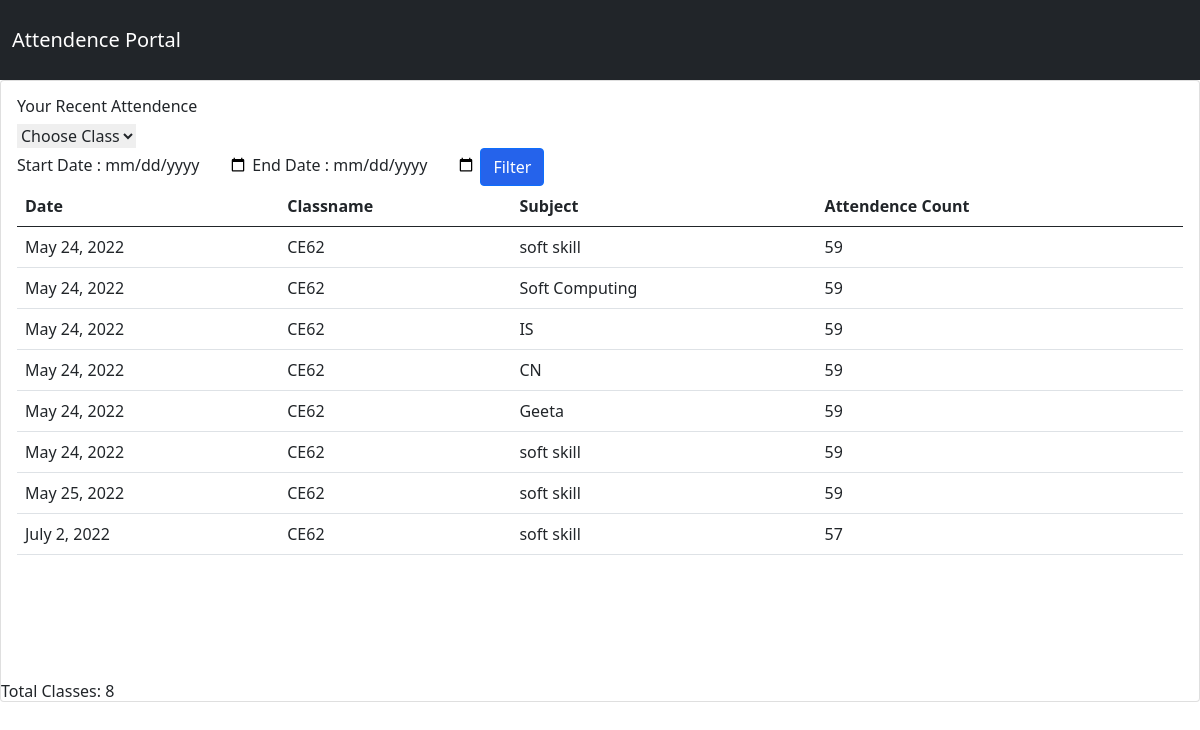
The page /teacher/dashboard/ (signed in) on the database as committed earlier.
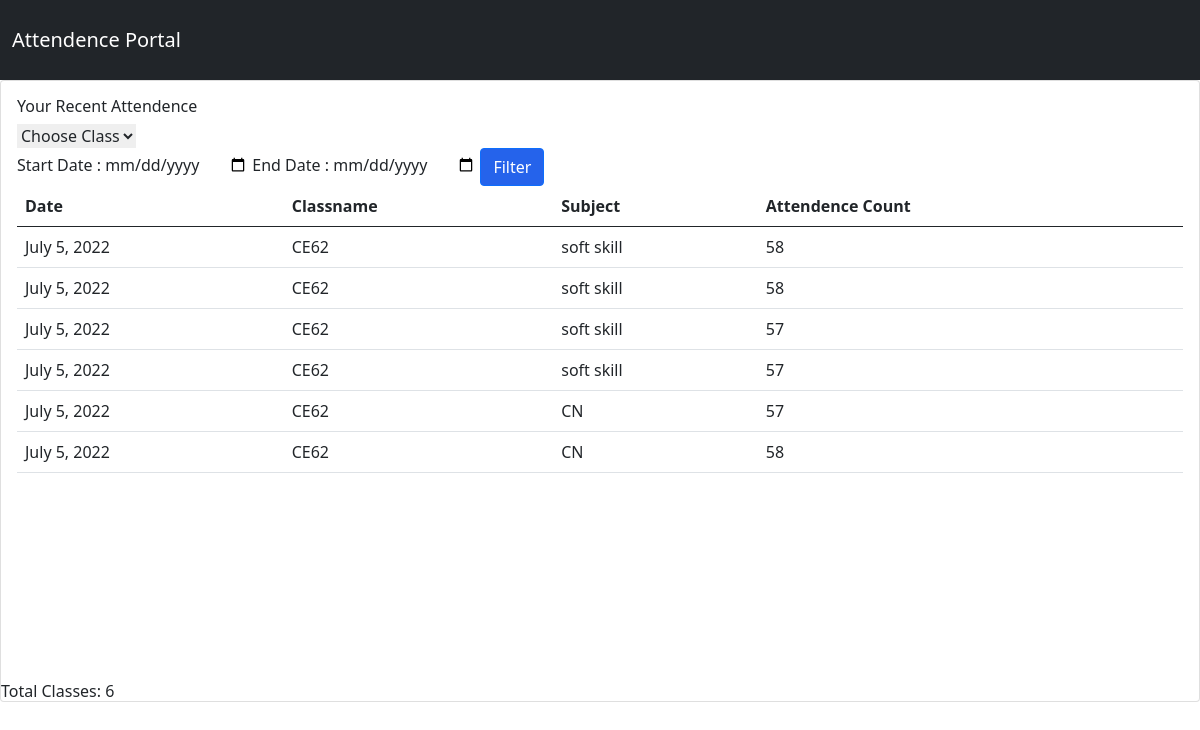
The same page on the database as committed later.
### app/models.py (models this page shows)
class ClassAttendence(models.Model):
    classname = models.ForeignKey(Class,on_delete=models.CASCADE)
    subjectname = models.ForeignKey(Subject,on_delete=models.CASCADE)
    date = models.DateTimeField()
    uploaded_by = models.ForeignKey(User,on_delete=models.CASCADE,null= True)
    students_present = models.IntegerField(default=0)

class Class(models.Model):
    classname = models.CharField(max_length=20)
    def __str__(self):
        return (self.classname)

class Subject(models.Model):
    subjectname = models.CharField(max_length=20)
    classname = models.ForeignKey(Class,on_delete=models.CASCADE)
    teacher = models.ForeignKey(User, on_delete=models.CASCADE, )
    def __str__(self):
        return (self.subjectname)

### app/views.py (the view)
# urls.py: path('teacher/dashboard/', views.TeacherDashboard, name="teacher-dashboard"),
def TeacherDashboard(request):
    classes = Class.objects.all()
    attendence = ClassAttendence.objects.filter(uploaded_by=request.user).reverse()
    if request.method == 'POST':
        startdate = request.POST.get('startdate')
        enddate = request.POST.get('enddate')
        attendence = ClassAttendence.objects.filter(uploaded_by=request.user).filter(date__range=[startdate, enddate])
    return render(request, 'teacherDashboard.html', {'attendence': attendence, 'classes': classes})

### app/templatetags/teachertags.py (called while the page is built)
@register.filter(name='has_group')
def has_group(user, group_name):
    return user.groups.filter(name=group_name).exists()

### app/templates/teacherDashboard.html (shortened to what this page needs)
{% extends 'base.html' %}
{% load static %}
{% block body %}
<div class="card transictions">
                    <div class="card-body">
                        <h4 class="card-title">Your Recent Attendence</h4>
                        <form method="get" action='/classfilter' id='class-filter'>
                            <select class="custom-select" id="inputGroupSelect01" name="classname" placeholder="Filter" onChange="document.getElementById('class-filter').submit();" >
                            <option selected>Choose Class</option>
                          </select>
                          </form>
                          <form class="form" action="/teacher/dashboard/" method="post">
                            <label>Start Date : </label>
                            <input type="date" name="startdate"  />
                            <label>End Date : </label>
                            <input type="date" name="enddate"  />
                            <button class="btn btn-primary bg-blue-600 " type="submit">Filter </button>
                            </form>
                        <div class="table-responsive"  style="height : 60vh;overflow-y:scroll">
                            <table class="table" name="table">
                                <thead>
                                    <tr>
                                        <th>Date</th>
                                        <th>Classname</th>
                                        <th>Subject</th>
                                        <th>Attendence Count</th>
                                    </tr>
                                </thead>
                                <tbody>
                                  {% for data in attendence %}
                                    <tr>
                                        <td>{{data.date.date}}</td>
                                        <td>{{data.classname}}</td>
                                        <td>{{data.subjectname}}</td>
                                        <td>{{data.students_present}}</td>
                                    </tr>
                                    {% endfor %}
                                </tbody>
                            </table>
                        </div>
                    </div>
                    <h5 class="total" >Total Classes: {{attendence | length}}</h5>
                </div>
{% endblock body %}

### app/templates/base.html (shortened to what this page needs)
<!DOCTYPE html>
{% load teachertags %}
{% load static %}
<html lang="en">
<head>
    <link href="https://cdnjs.cloudflare.com/ajax/libs/font-awesome/4.7.0/css/font-awesome.min.css" rel="stylesheet">
    <script src="https://cdn.tailwindcss.com"></script>
    <link rel="stylesheet" href="https://cdn.jsdelivr.net/npm/bootstrap@5.1.0/dist/css/bootstrap.min.css">
</head>
<body>
<nav class="navbar navbar-expand-lg navbar-dark bg-dark">
    <div class="container-fluid">
        <a class="navbar-brand" href="">Attendence Portal</a>
    </div>
</nav>
{% block body %} {% endblock body %}
</body>
</html>

Rows that differ between the two databases and show on the page:
removed ClassAttendence: date "May 24, 2022", classname "CE62", subjectname "soft skill", students_present "59"
removed ClassAttendence: date "May 24, 2022", classname "CE62", subjectname "Soft Computing", students_present "59"
removed ClassAttendence: date "May 24, 2022", classname "CE62", subjectname "IS", students_present "59"
removed ClassAttendence: date "May 24, 2022", classname "CE62", subjectname "CN", students_present "59"
removed ClassAttendence: date "May 24, 2022", classname "CE62", subjectname "Geeta", students_present "59"
removed ClassAttendence: date "May 24, 2022", classname "CE62", subjectname "soft skill", students_present "59"
removed ClassAttendence: date "May 25, 2022", classname "CE62", subjectname "soft skill", students_present "59"
removed ClassAttendence: date "July 2, 2022", classname "CE62", subjectname "soft skill", students_present "57"
added ClassAttendence: date "July 5, 2022", classname "CE62", subjectname "soft skill", students_present "58"
added ClassAttendence: date "July 5, 2022", classname "CE62", subjectname "soft skill", students_present "58"
added ClassAttendence: date "July 5, 2022", classname "CE62", subjectname "soft skill", students_present "57"
added ClassAttendence: date "July 5, 2022", classname "CE62", subjectname "soft skill", students_present "57"
added ClassAttendence: date "July 5, 2022", classname "CE62", subjectname "CN", students_present "57"
added ClassAttendence: date "July 5, 2022", classname "CE62", subjectname "CN", students_present "58"
Other text that changed with them:
{{ attendence | length }}: "8" → "6"
